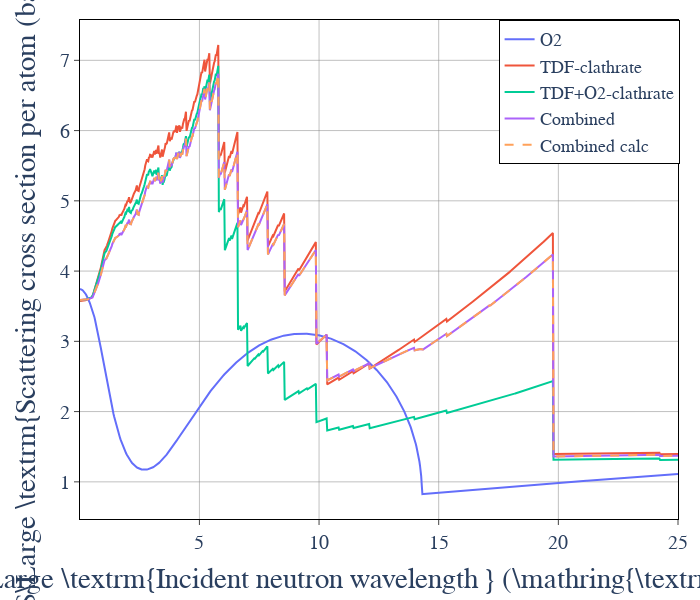

The notebook cell this image was saved under:
### Code cell
fig = make_subplots(rows = 1, cols = 1)
fig.add_trace(
    go.Scatter(
        x = wavelength,
        y = xs_O2,
        mode = 'lines',
        name = 'O2',
    ),
    row = 1, col = 1
)
fig.add_trace(
    go.Scatter(
        x = wavelength,
        y = xs_ept,
        mode = 'lines',
        name = 'TDF-clathrate',
    ),
    row = 1, col = 1
)
fig.add_trace(
    go.Scatter(
        x = wavelength,
        y = xs_cla,
        mode = 'lines',
        name = 'TDF+O2-clathrate',
    ),
    row = 1, col = 1
)
fig.add_trace(
    go.Scatter(
        x = wavelength,
        y = xs_comb,
        mode = 'lines',
        name = 'Combined',
    ),
    row = 1, col = 1
)
fig.add_trace(
    go.Scatter(
        x = wavelength,
        y = xs_ept*(17*3+13)/(17*3+13+3*2)+xs_O2*(3*2)/(17*3+13+3*2),
        mode = 'lines',
        line_dash = 'dash',
        name = 'Combined calc',
    ),
    row = 1, col = 1
)
fig.update_xaxes(tickfont = dict(size = 20), linecolor = 'black', mirror = True, 
                 ticks = 'outside', exponentformat = 'power', row = 1, col = 1, 
                 #type = 'log', 
                 #range=[0,25],
                 title = r'$\Large \textrm{Incident neutron wavelength } (\mathring{\textrm{A}})$', 
                 showgrid=True, gridwidth=.5, gridcolor='grey')
fig.update_yaxes(tickfont = dict(size = 20), linecolor = 'black', mirror = True, 
                 ticks = 'outside', exponentformat = 'power', row = 1, col = 1, 
                 #type = 'log', 
                 #range = [0,9],
                 title = r'$\Large \textrm{Scattering cross section per atom (barn)}$',
                 showgrid=True, gridwidth=.5, gridcolor='grey')
#fig.add_annotation(xref='paper',yref='paper',x=.5, y=.85, 
#                   text=r'$\Large \textrm{O2-D2O clathrates}$', showarrow=False)
#fig.add_annotation(xref='paper',yref='paper',x=.5, y=.75, 
#                   text=r'$\Large \textrm{SII structure}$', showarrow=False)
#fig.add_annotation(xref='paper',yref='paper',x=.5, y=.62, 
#                   text=r'$\Large T=2\textrm{ K}$', showarrow=False)
fig.update_layout(
    #paper_bgcolor = 'rgba(0,0,0,0)',
    plot_bgcolor = 'rgba(0,0,0,0)',
    font = dict(family = 'Times new roman', size = 24),
    legend = dict(x = 0.7, y = 1., bordercolor = "Black", borderwidth = 1, font = dict(size = 18)),
    margin = dict(l = 80, r = 20, t = 20, b = 60),
    autosize=False,
    width=700,
    height=600
)
fig.show()
#fig.write_image('TDF-D2O-clathrates_XS_wavelength.eps',width=700,height=500)
#fig.write_image('TDF-D2O-clathrates_XS_wavelength.png',width=700,height=500)

### Figure 1 — Plotly figure (JSON) as saved in the notebook; plotly's stock layout.template omitted (floating-point values rounded to 4 significant figures; data arrays with more than 128 entries replaced by an {"elided": "..."} marker saying what was removed)
{"data": [{"mode": "lines", "name": "O2", "type": "scatter", "x": {"elided": "1000 float values"}, "xaxis": "x", "y": {"elided": "1000 float values"}, "yaxis": "y"}, {"mode": "lines", "name": "TDF-clathrate", "type": "scatter", "x": {"elided": "1000 float values"}, "xaxis": "x", "y": {"elided": "1000 float values"}, "yaxis": "y"}, {"mode": "lines", "name": "TDF+O2-clathrate", "type": "scatter", "x": {"elided": "1000 float values"}, "xaxis": "x", "y": {"elided": "1000 float values"}, "yaxis": "y"}, {"mode": "lines", "name": "Combined", "type": "scatter", "x": {"elided": "1000 float values"}, "xaxis": "x", "y": {"elided": "1000 float values"}, "yaxis": "y"}, {"line": {"dash": "dash"}, "mode": "lines", "name": "Combined calc", "type": "scatter", "x": {"elided": "1000 float values"}, "xaxis": "x", "y": {"elided": "1000 float values"}, "yaxis": "y"}], "layout": {"autosize": false, "font": {"family": "Times new roman", "size": 24}, "height": 600, "legend": {"bordercolor": "Black", "borderwidth": 1, "font": {"size": 18}, "x": 0.7, "y": 1}, "margin": {"b": 60, "l": 80, "r": 20, "t": 20}, "plot_bgcolor": "rgba(0, 0, 0, 0)", "width": 700, "xaxis": {"anchor": "y", "autorange": true, "domain": [0, 1], "exponentformat": "power", "gridcolor": "grey", "gridwidth": 0.5, "linecolor": "black", "mirror": true, "range": [0.01, 25], "showgrid": true, "tickfont": {"size": 20}, "ticks": "outside", "title": {"text": "$\\Large \\textrm{Incident neutron wavelength } (\\mathring{\\textrm{A}})$"}, "type": "linear"}, "yaxis": {"anchor": "x", "autorange": true, "domain": [0, 1], "exponentformat": "power", "gridcolor": "grey", "gridwidth": 0.5, "linecolor": "black", "mirror": true, "range": [0.4711, 7.574], "showgrid": true, "tickfont": {"size": 20}, "ticks": "outside", "title": {"text": "$\\Large \\textrm{Scattering cross section per atom (barn)}$"}, "type": "linear"}}}
